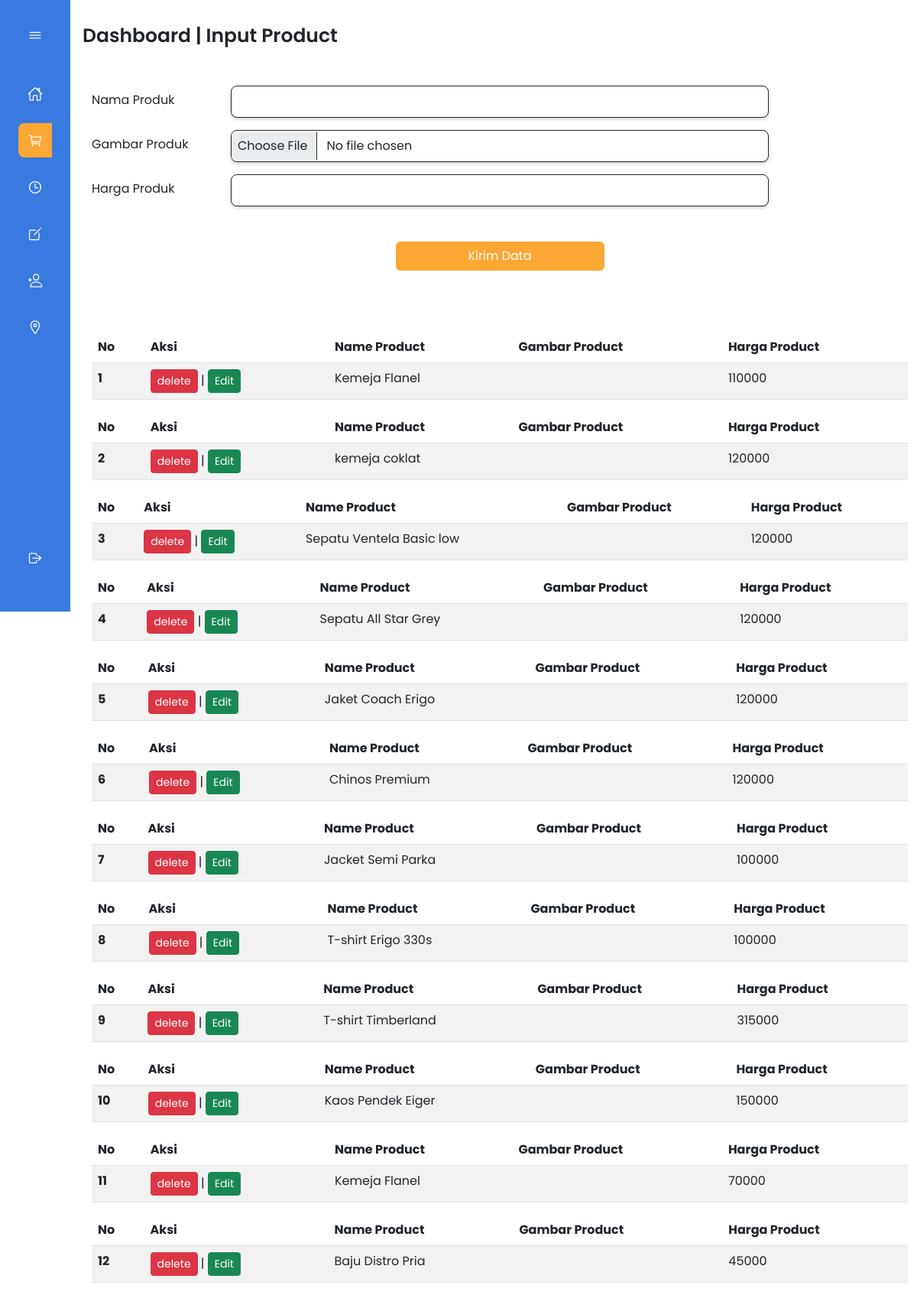
The app's page /admin/dashboard-product.php (signed in) with its own data.
### tables this page shows
CREATE TABLE `products` (
  `id` int NOT NULL,
  `name` varchar(100) NOT NULL,
  `img` varchar(300) NOT NULL,
  `price` varchar(50) NOT NULL
);

### admin/fungsi.php (called while the page is built, shortened)
<?php
$conn = mysqli_connect("localhost", "root", "", "ndrshoop");
function quer($query)
{
    global $conn;
    $result = mysqli_query($conn, $query);
    $rows = [];
    while ($row = mysqli_fetch_assoc($result)) {
        $rows[] = $row;
    }
    return $rows;
}

### admin/dashboard-product.php (the view, shortened to what this page needs)
<?php
require "fungsi.php";
$ourProduct = quer("SELECT * FROM products ORDER BY id DESC");
?>
<!DOCTYPE html>
<html lang="en">
<head>
    <link href="https://cdn.jsdelivr.net/npm/bootstrap@5.2.3/dist/css/bootstrap.min.css" rel="stylesheet">
    <link rel="stylesheet" href="assets/css/styles.css">
</head>
<body id="body-pd">
    <div class="l-navbar" id="navbar">
        <nav class="nav">
            <div>
                <div class="nav__brand">
                    <ion-icon name="menu-outline" class="nav__toggle" id="nav-toggle"></ion-icon>
                </div>
                <div class="nav__list">
                    <a href="dashboard.php" class="nav__link">
                        <ion-icon name="home-outline" class="nav__icon"></ion-icon>
                    </a>
                    <a href="#inputBarang" class="nav__link active">
                        <ion-icon name="cart-outline" class="nav__icon"></ion-icon>
                    </a>
                    <a href="dashboard-service.php" class="nav__link">
                        <ion-icon name="time-outline" class="nav__icon"></ion-icon>
                    </a>
                    <a href="dashboard-logoDanHero.php" class="nav__link">
                        <ion-icon name="create-outline" class="nav__icon"></ion-icon>
                    </a>
                    <a href="dashboard-kontak.php" class="nav__link">
                        <ion-icon name="person-add-outline" class="nav__icon"></ion-icon>
                    </a>
                    <a href="dashboard-alamat.php" class="nav__link">
                        <ion-icon name="location-outline" class="nav__icon"></ion-icon>
                    </a>
                </div>
            </div>
            <a href="logout.php" class="nav__link">
                <ion-icon name="log-out-outline" class="nav__icon"></ion-icon>
            </a>
        </nav>
    </div>
    <h1>Dashboard | Input Product</h1>
    <section id="inputBarang">
        <div class="container">
            <div class="inputCart">
                <form action="" method="post" enctype="multipart/form-data">
                    <div class="mb-3 row">
                        <label for="namaProduk" class="col-sm-2 col-form-label labelNameProduk">Nama Produk</label>
                        <div class="col-sm-8">
                            <input type="text" class="form-control form-sm inputNameProduk" id="namaProduk" name="name">
                        </div>
                    </div>
                    <div class="mb-3 row">
                        <label for="gambarProduk" class="col-sm-2 col-form-label labelGambarProduk">Gambar Produk</label>
                        <div class="col-sm-8">
                            <input type="file" class="form-control form-sm inputGambarProduk" id="gambarProduk" name="img">
                        </div>
                    </div>
                    <div class="mb-3 row">
                        <label for="hargaProduk" class="col-sm-2 col-form-label labelHargaProduk">Harga Produk</label>
                        <div class="col-sm-8">
                            <input type="number" class="form-control form-sm inputHargaProduk" id="hargaProduk" name="price">
                        </div>
                    </div>
                    <div class="mb-3 row d-flex justify-content-center align-items-center">
                        <button class="btn col-3" type="submit" name="kirimProduct">Kirim Data</button>
                    </div>
                </form>
            </div>
        </div>
    </section>
    <section id="tableProduct">
        <div class="container">
            <div class="table-service">
                <?php $i = 1; ?>
                <?php foreach ($ourProduct as $row) : ?>
                    <table class="table table-striped">
                        <thead>
                            <tr>
                                <th scope="col">No</th>
                                <th scope="col">Aksi</th>
                                <th scope="col">Name Product</th>
                                <th scope="col">Gambar Product</th>
                                <th scope="col">Harga Product</th>
                            </tr>
                        </thead>
                        <tbody>
                            <tr>
                                <th scope="row"><?= $i; ?></th>
                                <td><a class="btn btn-sm btn-danger" href="delete/deleteProduct.php?id=<?= $row['id']; ?>" onclick="return confirm('Apakah anda yakin menghapus produk ini?')">delete</a> | <a class="btn btn-sm btn-success" href="editProduct.php?id=<?= $row['id']; ?>">Edit</a></td>
                                <td><?= $row['name']; ?></td>
                                <td><img src="imgProduct/<?= $row['img']; ?>" alt="" width="70"></td>
                                <td><?= $row['price']; ?></td>
                            </tr>
                        </tbody>
                    </table>
                    <?php $i++; ?>
                <?php endforeach; ?>
            </div>
        </div>
    </section>
</body>
</html>

### admin/assets/css/styles.css (style rules this page uses)
:root { --nav-width: 92px; --first-color: #FBA834; --bg-color: #387ADF; --sub-color: #B6CEFC; --white-color: #FFF; --body-font: 'Poppins', sans-serif; --normal-font-size: 1rem; --small-font-size: .875rem; --z-fixed: 100; }
*,::before,::after { box-sizing: border-box; }
body { position: relative; margin: 0; padding: 2rem 0 0 6.75rem; font-family: var(--body-font); font-size: var(--normal-font-size); transition: .5s; }
h1 { margin: 0; font-size: 25px; font-weight: 600; }
a { text-decoration: none; }
.l-navbar { position: fixed; top: 0; left: 0; width: var(--nav-width); height: 100vh; background-color: var(--bg-color); color: var(--white-color); padding: 1.5rem 1.5rem 2rem; transition: .5s; z-index: var(--z-fixed); }
.nav { height: 100%; display: flex; flex-direction: column; justify-content: space-between; overflow: hidden; }
.nav__brand { display: grid; grid-template-columns: max-content max-content; justify-content: space-between; align-items: center; margin-bottom: 2rem; }
.nav__toggle { font-size: 1.25rem; padding: .75rem; cursor: pointer; }
.nav__link { display: grid; grid-template-columns: max-content max-content; align-items: center; column-gap: .75rem; padding: .75rem; color: var(--white-color); border-radius: .5rem; margin-bottom: 1rem; transition: .3s; cursor: pointer; }
.nav__icon { font-size: 1.25rem; }
.active { background-color: var(--first-color); }
#inputBarang { margin-top: 50px; }
.inputCart .inputNameProduk { border: 0.5px solid #272829; box-shadow: 0 2px 4px rgba(0, 0, 0, 0.2); padding: 8px; border-radius: 8px; }
.inputCart .inputGambarProduk { border: 0.5px solid #272829; box-shadow: 0 2px 4px rgba(0, 0, 0, 0.2); padding: 8px; border-radius: 8px; }
.inputCart .inputHargaProduk { border: 0.5px solid #272829; box-shadow: 0 2px 4px rgba(0, 0, 0, 0.2); padding: 8px; border-radius: 8px; }
.inputCart .btn { margin-top: 30px; background-color: var(--first-color); color: var(--white-color); }
#tableProduct { margin-top: 80px; }

### records on screen
products: name "Kemeja Flanel", price "110000"
products: name "kemeja coklat", price "120000"
products: name "Sepatu Ventela Basic low", price "120000"
products: name "Sepatu All Star Grey", price "120000"
products: name "Jaket Coach Erigo", price "120000"
products: name "Chinos Premium", price "120000"
products: name "Jacket Semi Parka", price "100000"
products: name "T-shirt Erigo 330s", price "100000"
products: name "T-shirt Timberland", price "315000"
products: name "Kaos Pendek Eiger", price "150000"
products: name "Kemeja Flanel", price "70000"
products: name "Baju Distro Pria", price "45000"
